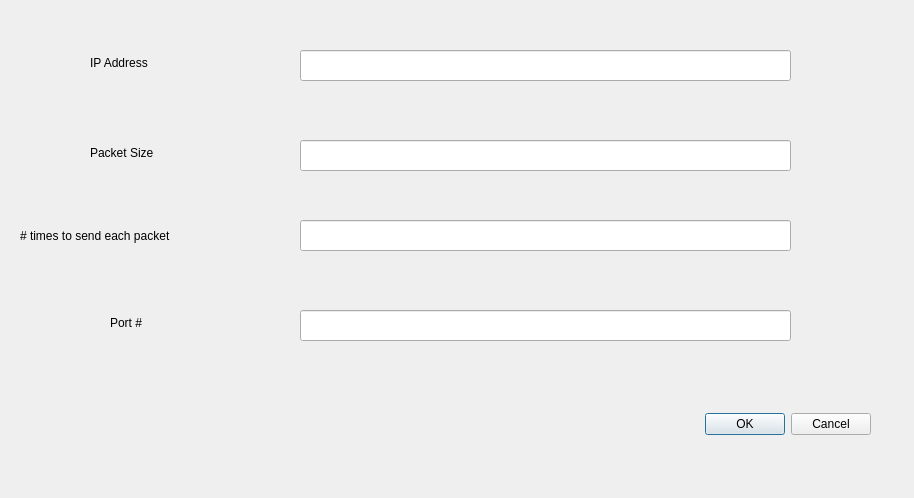
<?xml version="1.0" encoding="UTF-8"?>
<ui version="4.0">
 <class>SenderOptions</class>
 <widget class="QDialog" name="SenderOptions">
  <property name="geometry">
   <rect>
    <x>0</x>
    <y>0</y>
    <width>914</width>
    <height>498</height>
   </rect>
  </property>
  <property name="windowTitle">
   <string>Dialog</string>
  </property>
  <widget class="QWidget" name="layoutWidget">
   <property name="geometry">
    <rect>
     <x>520</x>
     <y>400</y>
     <width>351</width>
     <height>48</height>
    </rect>
   </property>
   <layout class="QHBoxLayout">
    <property name="spacing">
     <number>6</number>
    </property>
    <property name="leftMargin">
     <number>0</number>
    </property>
    <property name="topMargin">
     <number>0</number>
    </property>
    <property name="rightMargin">
     <number>0</number>
    </property>
    <property name="bottomMargin">
     <number>0</number>
    </property>
    <item>
     <spacer>
      <property name="orientation">
       <enum>Qt::Horizontal</enum>
      </property>
      <property name="sizeHint" stdset="0">
       <size>
        <width>131</width>
        <height>31</height>
       </size>
      </property>
     </spacer>
    </item>
    <item>
     <widget class="QPushButton" name="okButton">
      <property name="text">
       <string>OK</string>
      </property>
     </widget>
    </item>
    <item>
     <widget class="QPushButton" name="cancelButton">
      <property name="text">
       <string>Cancel</string>
      </property>
     </widget>
    </item>
   </layout>
  </widget>
  <widget class="QLineEdit" name="lineSenderIP">
   <property name="geometry">
    <rect>
     <x>300</x>
     <y>50</y>
     <width>491</width>
     <height>31</height>
    </rect>
   </property>
   <property name="text">
    <string/>
   </property>
  </widget>
  <widget class="QLabel" name="label">
   <property name="geometry">
    <rect>
     <x>90</x>
     <y>50</y>
     <width>111</width>
     <height>25</height>
    </rect>
   </property>
   <property name="text">
    <string>IP Address</string>
   </property>
  </widget>
  <widget class="QLineEdit" name="lineSenderPacketSize">
   <property name="geometry">
    <rect>
     <x>300</x>
     <y>140</y>
     <width>491</width>
     <height>31</height>
    </rect>
   </property>
   <property name="text">
    <string/>
   </property>
  </widget>
  <widget class="QLabel" name="label_2">
   <property name="geometry">
    <rect>
     <x>90</x>
     <y>140</y>
     <width>131</width>
     <height>25</height>
    </rect>
   </property>
   <property name="text">
    <string>Packet Size</string>
   </property>
  </widget>
  <widget class="QLineEdit" name="lineSenderNumPackets">
   <property name="geometry">
    <rect>
     <x>300</x>
     <y>220</y>
     <width>491</width>
     <height>31</height>
    </rect>
   </property>
   <property name="text">
    <string/>
   </property>
  </widget>
  <widget class="QLabel" name="label_3">
   <property name="geometry">
    <rect>
     <x>20</x>
     <y>210</y>
     <width>271</width>
     <height>51</height>
    </rect>
   </property>
   <property name="text">
    <string># times to send each packet</string>
   </property>
  </widget>
  <widget class="QLineEdit" name="lineSenderPort">
   <property name="geometry">
    <rect>
     <x>300</x>
     <y>310</y>
     <width>491</width>
     <height>31</height>
    </rect>
   </property>
   <property name="text">
    <string/>
   </property>
  </widget>
  <widget class="QLabel" name="label_4">
   <property name="geometry">
    <rect>
     <x>110</x>
     <y>310</y>
     <width>89</width>
     <height>25</height>
    </rect>
   </property>
   <property name="text">
    <string>Port #</string>
   </property>
  </widget>
 </widget>
 <resources/>
 <connections>
  <connection>
   <sender>okButton</sender>
   <signal>clicked()</signal>
   <receiver>SenderOptions</receiver>
   <slot>accept()</slot>
   <hints>
    <hint type="sourcelabel">
     <x>278</x>
     <y>253</y>
    </hint>
    <hint type="destinationlabel">
     <x>96</x>
     <y>254</y>
    </hint>
   </hints>
  </connection>
  <connection>
   <sender>cancelButton</sender>
   <signal>clicked()</signal>
   <receiver>SenderOptions</receiver>
   <slot>reject()</slot>
   <hints>
    <hint type="sourcelabel">
     <x>369</x>
     <y>253</y>
    </hint>
    <hint type="destinationlabel">
     <x>179</x>
     <y>282</y>
    </hint>
   </hints>
  </connection>
 </connections>
</ui>
